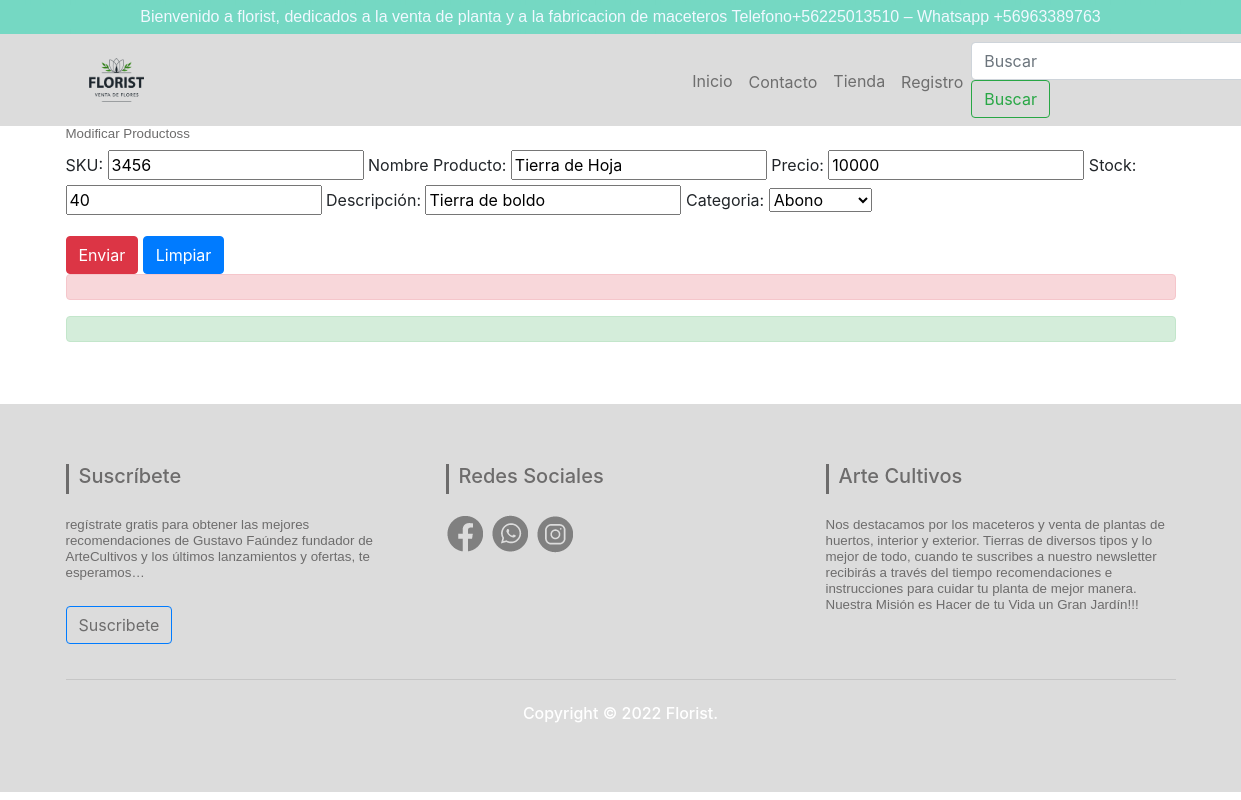
The app's page /form-mod-Producto/3456 with its own data.
### core/models.py (models this page shows, shortened)
class Producto(models.Model):
    SKU = models.CharField(max_length=6, primary_key=True, verbose_name='SKU')
    Nombre  = models.CharField(max_length=20, verbose_name='Nombre Producto')
    Precio = models.CharField(max_length=20, null=True, blank=True, verbose_name='Precio')
    Stock =  models.CharField(max_length=20, null=True, blank=True, verbose_name='Stock')
    Descripcion =  models.CharField(max_length=50, null=True, blank=True, verbose_name='Descripción')
    Categoria = models.ForeignKey(Categoria, on_delete=models.CASCADE)

### core/views.py (the view)
# urls.py: path('form-mod-Producto/<id>', form_mod_Producto, name="form_mod_Producto"),
def form_mod_Producto(request, id):
    producto = Producto.objects.get(SKU=id)
    datos = {
        'form': ProductoForm(instance=producto)
    }
    if request.method == 'POST':
        formulario = ProductoForm(data=request.POST, instance=producto)
        if formulario.is_valid:
            formulario.save()
            datos['mensaje'] = "Modificados correctamente"
    return render(request, 'core/form_mod_Producto.html', datos)

### core/forms.py
class ProductoForm(ModelForm):
    class Meta:
        model = Producto
        fields = ['SKU', 'Nombre', 'Precio', 'Stock', 'Descripcion', 'Categoria',]

### core/models.py (called while the page is built)
    def __str__(self):
        return self.nombreCategoria

### core/Templates/core/form_mod_Producto.html (shortened to what this page needs)
<!doctype html>
<html lang="en">
  <head>
    {% load static %}
    <link rel="stylesheet" href="https://cdn.jsdelivr.net/npm/bootstrap@4.6.1/dist/css/bootstrap.min.css">
    <link rel="stylesheet" href="{% static 'Core/Css/estilos.css' %}">
  </head>
  <body>
    <div class="textosuperior" >Bienvenido a florist, dedicados a la venta de planta y a la fabricacion de maceteros Telefono+56225013510 – Whatsapp +56963389763</div>
<nav class="navbar navbar-expand-lg navbar-light" style="background-color:  rgba(214, 214, 214, 0.849);">
  <img src="{% static 'Core/Img/Logo.png' %}" alt="20" width="55" style="margin-left: 6%;">
  <div class="collapse navbar-collapse" id="navbarSupportedContent">
    <ul class="navbar-nav mr-auto" style="margin-left: 50%;">
      <li class="nav-item">
        <a class="nav-link" href="/principal">Inicio</a>
      </li>
      <li class="nav-item">
        <a class="nav-link" href="/suscribete">Contacto</a>
      </li>
      <li class="nav-item">
        <a class="nav-link" href="/Tienda">Tienda</a>
      </li>
      <li class="nav-item">
        <a class="nav-link" href="/Registro">Registro</a>
      </li>
    </ul>
    <form class="form-inline my-2 my-lg-0">
      <input class="form-control mr-sm-2" type="search" placeholder="Buscar" aria-label="Search">
      <button class="btn btn-outline-success my-2 my-sm-0" type="submit">Buscar</button>
    </form>
  </div>
</nav>
  </head>
  <body>
    <div class="container">
      <h1>Modificar Productoss</h1>
      <form action="" method="post" id="formulario">
        <div class="form-group">
          {{ form.as_table }}
        </div>
        <input type="submit" value="Enviar" class="btn btn-danger" id="Modificar">
        <input type="reset" value="Limpiar" class="btn btn-primary" id="limpiar">
        <div id="error" class="alert alert-danger" role="alert"></div>
      </form>
      <div class="alert alert-success" role="alert">{{mensaje}}</div>
    </div>
<section id="footer">
    <div class="container">
      <div class="row text-center text-xs-center text-sm-left text-md-left">
        <div class="col-xs-12 col-sm-4 col-md-4">
          <h5>Suscríbete</h5>
          <ul class="list-unstyled quick-links" >
            <li>
              <h1>regístrate gratis para obtener las mejores recomendaciones de Gustavo Faúndez fundador de ArteCultivos
                y los últimos lanzamientos y ofertas, te esperamos…
              </h1>
              <a class="btn btn-primary" href="/suscribete" role="button">Suscribete</a>
            </li>
          </ul>
        </div>
        <div class="col-xs-12 col-sm-4 col-md-4">
          <h5>Redes Sociales</h5>
          <a href="https://es-la.facebook.com/" class="href">
            <img src="{% static 'Core/Img/facebook.png' %}" alt="">
          </a>
          <a href="https://web.whatsapp.com/" class="href">
            <img src="{% static 'Core/Img/whatsapp.png' %}" alt="">
          </a>
          <a href="https://www.instagram.com/" class="href">
            <img src="{% static 'Core/Img/instagram.png' %}" alt="">
          </a>
        </div>
        <div class="col-xs-12 col-sm-4 col-md-4">
          <h5>Arte Cultivos</h5>
          <ul class="list-unstyled quick-links">
            <li>
              <h1>Nos destacamos por los maceteros y venta de plantas de huertos, interior y exterior.
                Tierras de diversos tipos y lo mejor de todo, cuando te suscribes a nuestro newsletter
                recibirás a través del tiempo recomendaciones e instrucciones para cuidar tu planta de mejor manera.
                Nuestra Misión es Hacer de tu Vida un Gran Jardín!!!
              </h1>
            </li>
          </ul>
        </div>
      </div>
        <hr>
      </div>
      <div class="row">
        <div class="col-xs-12 col-sm-12 col-md-12 mt-2 mt-sm-2 text-center text-white">
          <p class="h6">Copyright © 2022 Florist.</p>
        </div>
      </div>
  </section>
  </body>
</html>

### core/Static/Core/Css/estilos.css (style rules this page uses)
.textosuperior { background-color: rgb(117, 216, 195); border: 5px dashed rgb(117, 216, 195); color: aliceblue; font-family: Arial, Helvetica, sans-serif; text-align: center; }
h1 { color: #6d6c6c; font-family: Arial, Helvetica, sans-serif; text-align: left; font-size: smaller; }
a { align-items: center; align-content: center; justify-items: center; margin-top: 5%; }
section { margin-top: 5%; padding: 60px 0; }
#footer { background-color: rgba(214, 214, 214, 0.849) !important; }
#footer h5 { padding-left: 10px; border-left: 3px solid #6d6c6c; padding-bottom: 6px; margin-bottom: 20px; color:#6d6c6c; }
#footer a { color: #6d6c6c; text-decoration: none !important; background-color: transparent; -webkit-text-decoration-skip: objects; }
#footer ul.social li a, #footer ul.quick-links li a { color:#6d6c6c; }
#footer ul.quick-links li { padding: 3px 0; -webkit-transition: .5s all ease; -moz-transition: .5s all ease; transition: .5s all ease; }

### records on screen
Producto: SKU "3456", Nombre "Tierra de Hoja", Precio "10000", Stock "40", Descripcion "Tierra de boldo", Categoria "Abono"
